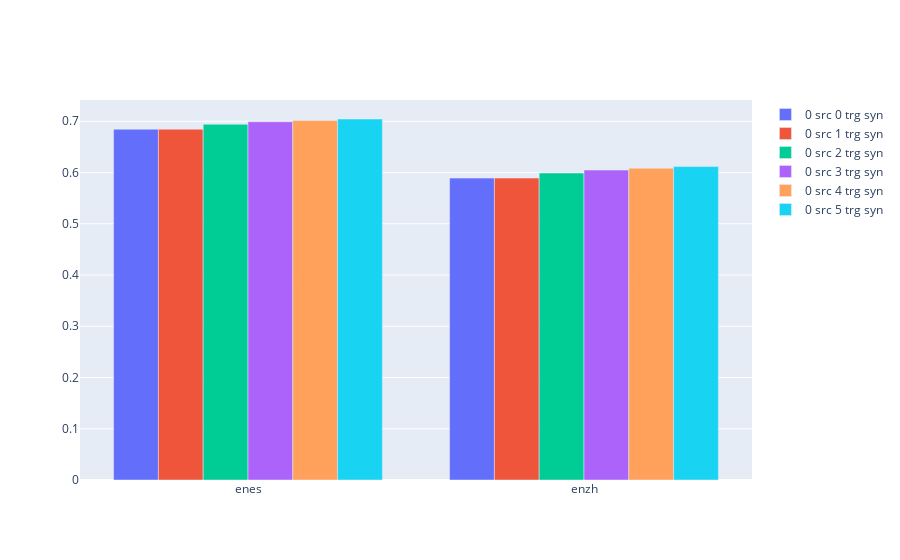

The cell this chart's notebook holds for it:
### Code cell
datalist = []
for num_synonyms_sourcelang in range(1):
  for num_synonyms_targetlang in range(6):
    yvals = [langpair_to_num_src_trg_synonyms_prefix_nextword_to_accuracy[lang][(num_synonyms_sourcelang, num_synonyms_targetlang)] for lang in langpair_list]
    dataitem = go.Bar(name=f'{num_synonyms_sourcelang} src {num_synonyms_targetlang} trg syn', x=langpair_list, y=yvals)
    datalist.append(dataitem)
fig = go.Figure(data=datalist)
# Change the bar mode
fig.update_layout(barmode='group')
fig.show()

### Figure 1 — Plotly figure (JSON) as saved in the notebook; plotly's stock layout.template omitted (floating-point values rounded to 4 significant figures)
{"data": [{"name": "0 src 0 trg syn", "type": "bar", "x": ["enes", "enzh"], "y": [0.6845, 0.5891]}, {"name": "0 src 1 trg syn", "type": "bar", "x": ["enes", "enzh"], "y": [0.6846, 0.5892]}, {"name": "0 src 2 trg syn", "type": "bar", "x": ["enes", "enzh"], "y": [0.6943, 0.599]}, {"name": "0 src 3 trg syn", "type": "bar", "x": ["enes", "enzh"], "y": [0.6992, 0.6048]}, {"name": "0 src 4 trg syn", "type": "bar", "x": ["enes", "enzh"], "y": [0.7015, 0.6084]}, {"name": "0 src 5 trg syn", "type": "bar", "x": ["enes", "enzh"], "y": [0.7045, 0.6116]}], "layout": {"barmode": "group"}}
